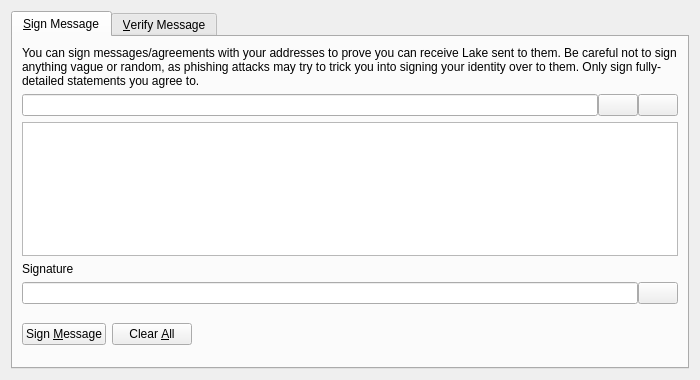
<?xml version="1.0" encoding="UTF-8"?>
<ui version="4.0">
 <class>SignVerifyMessageDialog</class>
 <widget class="QDialog" name="SignVerifyMessageDialog">
  <property name="geometry">
   <rect>
    <x>0</x>
    <y>0</y>
    <width>700</width>
    <height>380</height>
   </rect>
  </property>
  <property name="windowTitle">
   <string>Signatures - Sign / Verify a Message</string>
  </property>
  <property name="modal">
   <bool>true</bool>
  </property>
  <layout class="QVBoxLayout" name="verticalLayout">
   <item>
    <widget class="QTabWidget" name="tabWidget">
     <property name="currentIndex">
      <number>0</number>
     </property>
     <widget class="QWidget" name="tabSignMessage">
      <attribute name="title">
       <string>&amp;Sign Message</string>
      </attribute>
      <layout class="QVBoxLayout" name="verticalLayout_SM">
       <item>
        <widget class="QLabel" name="infoLabel_SM">
         <property name="text">
          <string>You can sign messages/agreements with your addresses to prove you can receive Lake sent to them. Be careful not to sign anything vague or random, as phishing attacks may try to trick you into signing your identity over to them. Only sign fully-detailed statements you agree to.</string>
         </property>
         <property name="textFormat">
          <enum>Qt::PlainText</enum>
         </property>
         <property name="wordWrap">
          <bool>true</bool>
         </property>
        </widget>
       </item>
       <item>
        <layout class="QHBoxLayout" name="horizontalLayout_1_SM">
         <property name="spacing">
          <number>0</number>
         </property>
         <item>
          <widget class="QValidatedLineEdit" name="addressIn_SM">
           <property name="toolTip">
            <string>The Lake address to sign the message with</string>
           </property>
          </widget>
         </item>
         <item>
          <widget class="QPushButton" name="addressBookButton_SM">
           <property name="toolTip">
            <string>Choose previously used address</string>
           </property>
           <property name="text">
            <string/>
           </property>
           <property name="shortcut">
            <string>Alt+A</string>
           </property>
           <property name="autoDefault">
            <bool>false</bool>
           </property>
          </widget>
         </item>
         <item>
          <widget class="QPushButton" name="pasteButton_SM">
           <property name="toolTip">
            <string>Paste address from clipboard</string>
           </property>
           <property name="text">
            <string/>
           </property>
           <property name="shortcut">
            <string>Alt+P</string>
           </property>
           <property name="autoDefault">
            <bool>false</bool>
           </property>
          </widget>
         </item>
        </layout>
       </item>
       <item>
        <widget class="QPlainTextEdit" name="messageIn_SM">
         <property name="toolTip">
          <string>Enter the message you want to sign here</string>
         </property>
        </widget>
       </item>
       <item>
        <widget class="QLabel" name="signatureLabel_SM">
         <property name="text">
          <string>Signature</string>
         </property>
         <property name="textFormat">
          <enum>Qt::PlainText</enum>
         </property>
        </widget>
       </item>
       <item>
        <layout class="QHBoxLayout" name="horizontalLayout_2_SM">
         <property name="spacing">
          <number>0</number>
         </property>
         <item>
          <widget class="QLineEdit" name="signatureOut_SM">
           <property name="font">
            <font>
             <italic>true</italic>
            </font>
           </property>
           <property name="readOnly">
            <bool>true</bool>
           </property>
          </widget>
         </item>
         <item>
          <widget class="QPushButton" name="copySignatureButton_SM">
           <property name="toolTip">
            <string>Copy the current signature to the system clipboard</string>
           </property>
           <property name="text">
            <string/>
           </property>
           <property name="autoDefault">
            <bool>false</bool>
           </property>
          </widget>
         </item>
        </layout>
       </item>
       <item>
        <layout class="QHBoxLayout" name="horizontalLayout_3_SM">
         <item>
          <widget class="QPushButton" name="signMessageButton_SM">
           <property name="toolTip">
            <string>Sign the message to prove you own this Lake address</string>
           </property>
           <property name="text">
            <string>Sign &amp;Message</string>
           </property>
           <property name="autoDefault">
            <bool>false</bool>
           </property>
          </widget>
         </item>
         <item>
          <widget class="QPushButton" name="clearButton_SM">
           <property name="toolTip">
            <string>Reset all sign message fields</string>
           </property>
           <property name="text">
            <string>Clear &amp;All</string>
           </property>
           <property name="autoDefault">
            <bool>false</bool>
           </property>
          </widget>
         </item>
         <item>
          <spacer name="horizontalSpacer_1_SM">
           <property name="orientation">
            <enum>Qt::Horizontal</enum>
           </property>
           <property name="sizeHint" stdset="0">
            <size>
             <width>40</width>
             <height>48</height>
            </size>
           </property>
          </spacer>
         </item>
         <item>
          <widget class="QLabel" name="statusLabel_SM">
           <property name="font">
            <font>
             <weight>75</weight>
             <bold>true</bold>
            </font>
           </property>
           <property name="text">
            <string/>
           </property>
           <property name="wordWrap">
            <bool>true</bool>
           </property>
          </widget>
         </item>
         <item>
          <spacer name="horizontalSpacer_2_SM">
           <property name="orientation">
            <enum>Qt::Horizontal</enum>
           </property>
           <property name="sizeHint" stdset="0">
            <size>
             <width>40</width>
             <height>48</height>
            </size>
           </property>
          </spacer>
         </item>
        </layout>
       </item>
      </layout>
     </widget>
     <widget class="QWidget" name="tabVerifyMessage">
      <attribute name="title">
       <string>&amp;Verify Message</string>
      </attribute>
      <layout class="QVBoxLayout" name="verticalLayout_VM">
       <item>
        <widget class="QLabel" name="infoLabel_VM">
         <property name="text">
          <string>Enter the receiver's address, message (ensure you copy line breaks, spaces, tabs, etc. exactly) and signature below to verify the message. Be careful not to read more into the signature than what is in the signed message itself, to avoid being tricked by a man-in-the-middle attack. Note that this only proves the signing party receives with the address, it cannot prove sendership of any transaction!</string>
         </property>
         <property name="textFormat">
          <enum>Qt::PlainText</enum>
         </property>
         <property name="alignment">
          <set>Qt::AlignLeading|Qt::AlignLeft|Qt::AlignTop</set>
         </property>
         <property name="wordWrap">
          <bool>true</bool>
         </property>
        </widget>
       </item>
       <item>
        <layout class="QHBoxLayout" name="horizontalLayout_1_VM">
         <property name="spacing">
          <number>0</number>
         </property>
         <item>
          <widget class="QValidatedLineEdit" name="addressIn_VM">
           <property name="toolTip">
            <string>The Lake address the message was signed with</string>
           </property>
          </widget>
         </item>
         <item>
          <widget class="QPushButton" name="addressBookButton_VM">
           <property name="toolTip">
            <string>Choose previously used address</string>
           </property>
           <property name="text">
            <string/>
           </property>
           <property name="shortcut">
            <string>Alt+A</string>
           </property>
           <property name="autoDefault">
            <bool>false</bool>
           </property>
          </widget>
         </item>
        </layout>
       </item>
       <item>
        <widget class="QPlainTextEdit" name="messageIn_VM"/>
       </item>
       <item>
        <widget class="QValidatedLineEdit" name="signatureIn_VM"/>
       </item>
       <item>
        <layout class="QHBoxLayout" name="horizontalLayout_2_VM">
         <item>
          <widget class="QPushButton" name="verifyMessageButton_VM">
           <property name="toolTip">
            <string>Verify the message to ensure it was signed with the specified Lake address</string>
           </property>
           <property name="text">
            <string>Verify &amp;Message</string>
           </property>
           <property name="autoDefault">
            <bool>false</bool>
           </property>
          </widget>
         </item>
         <item>
          <widget class="QPushButton" name="clearButton_VM">
           <property name="toolTip">
            <string>Reset all verify message fields</string>
           </property>
           <property name="text">
            <string>Clear &amp;All</string>
           </property>
           <property name="autoDefault">
            <bool>false</bool>
           </property>
          </widget>
         </item>
         <item>
          <spacer name="horizontalSpacer_1_VM">
           <property name="orientation">
            <enum>Qt::Horizontal</enum>
           </property>
           <property name="sizeHint" stdset="0">
            <size>
             <width>40</width>
             <height>48</height>
            </size>
           </property>
          </spacer>
         </item>
         <item>
          <widget class="QLabel" name="statusLabel_VM">
           <property name="font">
            <font>
             <weight>75</weight>
             <bold>true</bold>
            </font>
           </property>
           <property name="text">
            <string/>
           </property>
           <property name="wordWrap">
            <bool>true</bool>
           </property>
          </widget>
         </item>
         <item>
          <spacer name="horizontalSpacer_2_VM">
           <property name="orientation">
            <enum>Qt::Horizontal</enum>
           </property>
           <property name="sizeHint" stdset="0">
            <size>
             <width>40</width>
             <height>48</height>
            </size>
           </property>
          </spacer>
         </item>
        </layout>
       </item>
      </layout>
     </widget>
    </widget>
   </item>
  </layout>
 </widget>
 <customwidgets>
  <customwidget>
   <class>QValidatedLineEdit</class>
   <extends>QLineEdit</extends>
   <header>qvalidatedlineedit.h</header>
  </customwidget>
 </customwidgets>
 <resources>
  <include location="../lake.qrc"/>
 </resources>
 <connections/>
</ui>
